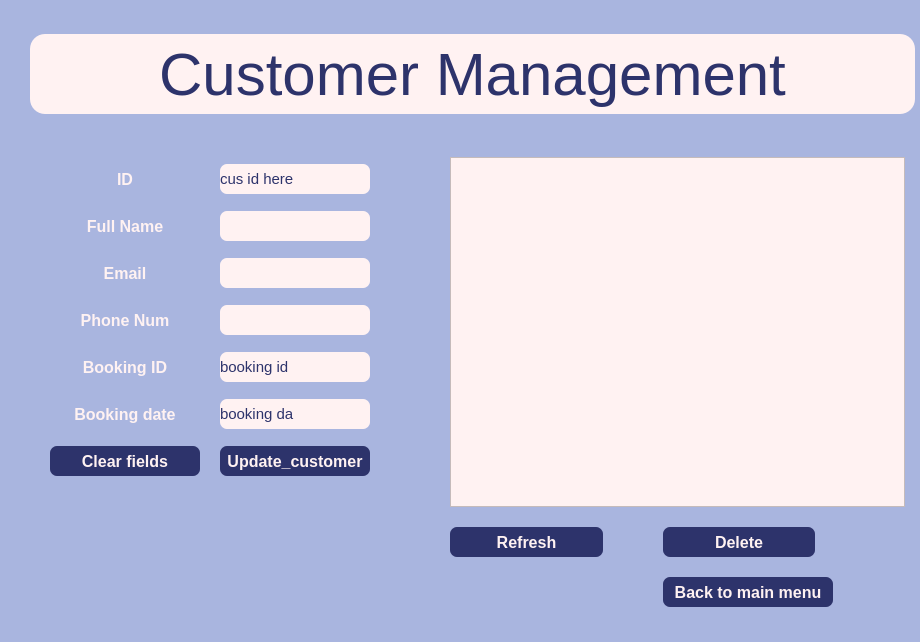
<?xml version="1.0" encoding="UTF-8"?>
<ui version="4.0">
 <class>Form</class>
 <widget class="QWidget" name="Form">
  <property name="geometry">
   <rect>
    <x>0</x>
    <y>0</y>
    <width>920</width>
    <height>642</height>
   </rect>
  </property>
  <property name="sizePolicy">
   <sizepolicy hsizetype="Ignored" vsizetype="Ignored">
    <horstretch>0</horstretch>
    <verstretch>0</verstretch>
   </sizepolicy>
  </property>
  <property name="minimumSize">
   <size>
    <width>920</width>
    <height>642</height>
   </size>
  </property>
  <property name="windowTitle">
   <string>Form</string>
  </property>
  <property name="layoutDirection">
   <enum>Qt::LeftToRight</enum>
  </property>
  <property name="styleSheet">
   <string notr="true">background-color: rgb(169, 181, 223);</string>
  </property>
  <layout class="QGridLayout" name="gridLayout_3">
   <property name="sizeConstraint">
    <enum>QLayout::SetNoConstraint</enum>
   </property>
   <property name="leftMargin">
    <number>30</number>
   </property>
   <property name="rightMargin">
    <number>5</number>
   </property>
   <property name="spacing">
    <number>20</number>
   </property>
   <item row="1" column="2">
    <layout class="QGridLayout" name="gridLayout">
     <property name="sizeConstraint">
      <enum>QLayout::SetNoConstraint</enum>
     </property>
     <property name="leftMargin">
      <number>10</number>
     </property>
     <property name="rightMargin">
      <number>100</number>
     </property>
     <property name="horizontalSpacing">
      <number>60</number>
     </property>
     <property name="verticalSpacing">
      <number>20</number>
     </property>
     <item row="0" column="0" colspan="2">
      <widget class="QTableView" name="customer_list">
       <property name="minimumSize">
        <size>
         <width>455</width>
         <height>0</height>
        </size>
       </property>
       <property name="maximumSize">
        <size>
         <width>16777215</width>
         <height>350</height>
        </size>
       </property>
       <property name="styleSheet">
        <string notr="true">background-color: rgb(255, 242, 242);
color: rgb(45, 51, 107);</string>
       </property>
      </widget>
     </item>
     <item row="1" column="0">
      <widget class="QPushButton" name="refresh_button">
       <property name="minimumSize">
        <size>
         <width>0</width>
         <height>30</height>
        </size>
       </property>
       <property name="font">
        <font>
         <pointsize>12</pointsize>
         <bold>true</bold>
        </font>
       </property>
       <property name="styleSheet">
        <string notr="true">QPushButton {
	background-color: rgb(45, 51, 107);
	border-radius: 7px;
	color: rgb(255, 242, 242);
	
}
QPushButton:pressed {
	background-color: rgb(255, 242, 242);
	border-radius: 7px;
	color: rgb(120, 134, 199);
}
</string>
       </property>
       <property name="text">
        <string>Refresh</string>
       </property>
      </widget>
     </item>
     <item row="1" column="1">
      <widget class="QPushButton" name="delete_button">
       <property name="minimumSize">
        <size>
         <width>0</width>
         <height>30</height>
        </size>
       </property>
       <property name="font">
        <font>
         <pointsize>12</pointsize>
         <bold>true</bold>
        </font>
       </property>
       <property name="styleSheet">
        <string notr="true">QPushButton {
	background-color: rgb(45, 51, 107);
	border-radius: 7px;
	color: rgb(255, 242, 242);
	
}
QPushButton:pressed {
	background-color: rgb(255, 242, 242);
	border-radius: 7px;
	color: rgb(120, 134, 199);
}
</string>
       </property>
       <property name="text">
        <string>Delete</string>
       </property>
      </widget>
     </item>
     <item row="2" column="1">
      <widget class="QPushButton" name="back_tomain_menu">
       <property name="minimumSize">
        <size>
         <width>170</width>
         <height>30</height>
        </size>
       </property>
       <property name="font">
        <font>
         <pointsize>12</pointsize>
         <bold>true</bold>
        </font>
       </property>
       <property name="styleSheet">
        <string notr="true">QPushButton {
	background-color: rgb(45, 51, 107);
	border-radius: 7px;
	color: rgb(255, 242, 242);
	
}
QPushButton:pressed {
	background-color: rgb(255, 242, 242);
	border-radius: 7px;
	color: rgb(120, 134, 199);
}
</string>
       </property>
       <property name="text">
        <string>Back to main menu</string>
       </property>
      </widget>
     </item>
    </layout>
   </item>
   <item row="0" column="0" colspan="3">
    <widget class="QLabel" name="label">
     <property name="minimumSize">
      <size>
       <width>450</width>
       <height>50</height>
      </size>
     </property>
     <property name="maximumSize">
      <size>
       <width>16777215</width>
       <height>80</height>
      </size>
     </property>
     <property name="font">
      <font>
       <pointsize>45</pointsize>
      </font>
     </property>
     <property name="styleSheet">
      <string notr="true">border-radius: 15px;
background-color: rgb(255, 242, 242);
color: rgb(45, 51, 107);</string>
     </property>
     <property name="text">
      <string>Customer Management</string>
     </property>
     <property name="alignment">
      <set>Qt::AlignCenter</set>
     </property>
    </widget>
   </item>
   <item row="1" column="1">
    <layout class="QGridLayout" name="gridLayout_2">
     <property name="sizeConstraint">
      <enum>QLayout::SetNoConstraint</enum>
     </property>
     <property name="leftMargin">
      <number>0</number>
     </property>
     <property name="rightMargin">
      <number>50</number>
     </property>
     <property name="bottomMargin">
      <number>120</number>
     </property>
     <property name="horizontalSpacing">
      <number>20</number>
     </property>
     <property name="verticalSpacing">
      <number>10</number>
     </property>
     <item row="3" column="0">
      <widget class="QLabel" name="phone_label">
       <property name="maximumSize">
        <size>
         <width>16777215</width>
         <height>30</height>
        </size>
       </property>
       <property name="font">
        <font>
         <pointsize>12</pointsize>
         <bold>true</bold>
        </font>
       </property>
       <property name="styleSheet">
        <string notr="true">color: rgb(255, 242, 242);
border-radius: 7px;
</string>
       </property>
       <property name="text">
        <string>Phone Num</string>
       </property>
       <property name="alignment">
        <set>Qt::AlignCenter</set>
       </property>
      </widget>
     </item>
     <item row="5" column="1">
      <widget class="QLabel" name="booking_date_lbl">
       <property name="font">
        <font>
         <pointsize>11</pointsize>
        </font>
       </property>
       <property name="styleSheet">
        <string notr="true">background-color: rgb(255, 242, 242);
border-radius: 7px;
color: rgb(45, 51, 107);
</string>
       </property>
       <property name="text">
        <string>booking da</string>
       </property>
      </widget>
     </item>
     <item row="2" column="0">
      <widget class="QLabel" name="emai_label">
       <property name="maximumSize">
        <size>
         <width>16777215</width>
         <height>30</height>
        </size>
       </property>
       <property name="font">
        <font>
         <pointsize>12</pointsize>
         <bold>true</bold>
        </font>
       </property>
       <property name="styleSheet">
        <string notr="true">color: rgb(255, 242, 242);
border-radius: 7px;
</string>
       </property>
       <property name="text">
        <string>Email</string>
       </property>
       <property name="alignment">
        <set>Qt::AlignCenter</set>
       </property>
      </widget>
     </item>
     <item row="1" column="1">
      <widget class="QLineEdit" name="full_name_input">
       <property name="minimumSize">
        <size>
         <width>0</width>
         <height>30</height>
        </size>
       </property>
       <property name="maximumSize">
        <size>
         <width>200</width>
         <height>16777215</height>
        </size>
       </property>
       <property name="font">
        <font>
         <pointsize>11</pointsize>
        </font>
       </property>
       <property name="styleSheet">
        <string notr="true">background-color: rgb(255, 242, 242);
border-radius: 7px;
color: rgb(45, 51, 107);
</string>
       </property>
      </widget>
     </item>
     <item row="0" column="1">
      <widget class="QLabel" name="id_show_label">
       <property name="font">
        <font>
         <pointsize>11</pointsize>
        </font>
       </property>
       <property name="styleSheet">
        <string notr="true">background-color: rgb(255, 242, 242);
border-radius: 7px;
color: rgb(45, 51, 107);
</string>
       </property>
       <property name="text">
        <string>cus id here</string>
       </property>
      </widget>
     </item>
     <item row="3" column="1">
      <widget class="QLineEdit" name="phone_input">
       <property name="minimumSize">
        <size>
         <width>0</width>
         <height>30</height>
        </size>
       </property>
       <property name="maximumSize">
        <size>
         <width>200</width>
         <height>16777215</height>
        </size>
       </property>
       <property name="font">
        <font>
         <pointsize>11</pointsize>
        </font>
       </property>
       <property name="styleSheet">
        <string notr="true">background-color: rgb(255, 242, 242);
border-radius: 7px;
color: rgb(45, 51, 107);
</string>
       </property>
      </widget>
     </item>
     <item row="4" column="0">
      <widget class="QLabel" name="label_3">
       <property name="maximumSize">
        <size>
         <width>16777215</width>
         <height>30</height>
        </size>
       </property>
       <property name="font">
        <font>
         <pointsize>12</pointsize>
         <bold>true</bold>
        </font>
       </property>
       <property name="styleSheet">
        <string notr="true">color: rgb(255, 242, 242);
border-radius: 7px;
</string>
       </property>
       <property name="text">
        <string>Booking ID</string>
       </property>
       <property name="alignment">
        <set>Qt::AlignCenter</set>
       </property>
      </widget>
     </item>
     <item row="0" column="0">
      <widget class="QLabel" name="label_2">
       <property name="maximumSize">
        <size>
         <width>16777215</width>
         <height>30</height>
        </size>
       </property>
       <property name="font">
        <font>
         <pointsize>12</pointsize>
         <bold>true</bold>
        </font>
       </property>
       <property name="styleSheet">
        <string notr="true">color: rgb(255, 242, 242);
border-radius: 7px;
</string>
       </property>
       <property name="text">
        <string>ID</string>
       </property>
       <property name="alignment">
        <set>Qt::AlignCenter</set>
       </property>
      </widget>
     </item>
     <item row="5" column="0">
      <widget class="QLabel" name="label_4">
       <property name="maximumSize">
        <size>
         <width>16777215</width>
         <height>30</height>
        </size>
       </property>
       <property name="font">
        <font>
         <pointsize>12</pointsize>
         <bold>true</bold>
        </font>
       </property>
       <property name="styleSheet">
        <string notr="true">color: rgb(255, 242, 242);
border-radius: 7px;
</string>
       </property>
       <property name="text">
        <string>Booking date</string>
       </property>
       <property name="alignment">
        <set>Qt::AlignCenter</set>
       </property>
      </widget>
     </item>
     <item row="1" column="0">
      <widget class="QLabel" name="name_label">
       <property name="minimumSize">
        <size>
         <width>0</width>
         <height>30</height>
        </size>
       </property>
       <property name="maximumSize">
        <size>
         <width>16777215</width>
         <height>30</height>
        </size>
       </property>
       <property name="font">
        <font>
         <pointsize>12</pointsize>
         <bold>true</bold>
        </font>
       </property>
       <property name="styleSheet">
        <string notr="true">color: rgb(255, 242, 242);
border-radius: 7px;
</string>
       </property>
       <property name="text">
        <string>Full Name</string>
       </property>
       <property name="alignment">
        <set>Qt::AlignCenter</set>
       </property>
      </widget>
     </item>
     <item row="6" column="0">
      <widget class="QPushButton" name="clear_field_button">
       <property name="minimumSize">
        <size>
         <width>150</width>
         <height>30</height>
        </size>
       </property>
       <property name="maximumSize">
        <size>
         <width>200</width>
         <height>16777215</height>
        </size>
       </property>
       <property name="font">
        <font>
         <pointsize>12</pointsize>
         <bold>true</bold>
        </font>
       </property>
       <property name="styleSheet">
        <string notr="true">QPushButton {
	background-color: rgb(45, 51, 107);
	border-radius: 7px;
	color: rgb(255, 242, 242);
	
}
QPushButton:pressed {
	background-color: rgb(255, 242, 242);
	border-radius: 7px;
	color: rgb(120, 134, 199);
}
</string>
       </property>
       <property name="text">
        <string>Clear fields</string>
       </property>
      </widget>
     </item>
     <item row="2" column="1">
      <widget class="QLineEdit" name="email_input">
       <property name="minimumSize">
        <size>
         <width>0</width>
         <height>30</height>
        </size>
       </property>
       <property name="maximumSize">
        <size>
         <width>200</width>
         <height>16777215</height>
        </size>
       </property>
       <property name="font">
        <font>
         <pointsize>11</pointsize>
        </font>
       </property>
       <property name="styleSheet">
        <string notr="true">background-color: rgb(255, 242, 242);
border-radius: 7px;
color: rgb(45, 51, 107);
</string>
       </property>
      </widget>
     </item>
     <item row="4" column="1">
      <widget class="QLabel" name="booking_id_lbl">
       <property name="font">
        <font>
         <pointsize>11</pointsize>
        </font>
       </property>
       <property name="styleSheet">
        <string notr="true">background-color: rgb(255, 242, 242);
border-radius: 7px;
color: rgb(45, 51, 107);
</string>
       </property>
       <property name="text">
        <string>booking id</string>
       </property>
      </widget>
     </item>
     <item row="6" column="1">
      <widget class="QPushButton" name="update_button">
       <property name="minimumSize">
        <size>
         <width>150</width>
         <height>30</height>
        </size>
       </property>
       <property name="maximumSize">
        <size>
         <width>200</width>
         <height>16777215</height>
        </size>
       </property>
       <property name="font">
        <font>
         <pointsize>12</pointsize>
         <bold>true</bold>
        </font>
       </property>
       <property name="styleSheet">
        <string notr="true">QPushButton {
	background-color: rgb(45, 51, 107);
	border-radius: 7px;
	color: rgb(255, 242, 242);
	
}
QPushButton:pressed {
	background-color: rgb(255, 242, 242);
	border-radius: 7px;
	color: rgb(120, 134, 199);
}
</string>
       </property>
       <property name="text">
        <string>Update_customer</string>
       </property>
      </widget>
     </item>
    </layout>
   </item>
  </layout>
 </widget>
 <resources/>
 <connections/>
</ui>
